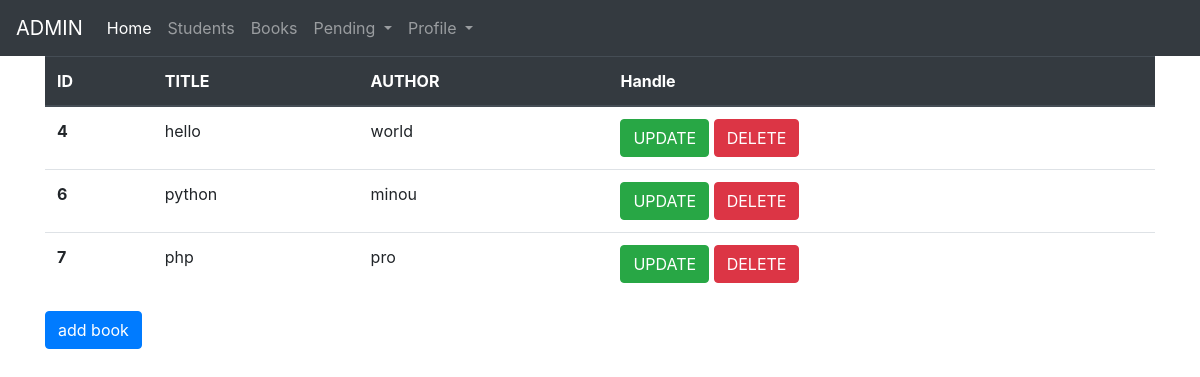
The app's page /admin/book.php with its own data.
### tables this page shows
CREATE TABLE `books` (
  `id` int(11) NOT NULL,
  `title` varchar(255) NOT NULL,
  `author` varchar(255) NOT NULL
);

### admin/book.php (the view, shortened to what this page needs)
<?php
include "header.php";
?>
<!DOCTYPE html>
<html>
<head>
</head>
<body>
<div class="container">
<table class="table">
  <thead class="thead-dark">
    <tr>
      <th scope="col">ID</th>
      <th scope="col">TITLE</th>
      <th scope="col">AUTHOR</th>
      <th scope="col">Handle</th>
    </tr>
  </thead>
  <tbody>
    <?php
$stmt="SELECT * from books";
$result=mysqli_query($conn,$stmt);
if ($result) {
	while ($row=mysqli_fetch_assoc($result)) {
		$id=$row['id'];
		$title=$row['title'];
    $author=$row['author'];
		echo '<tr>
      <th scope="row">'.$id.'</th>
      <td>'.$title.'</td>
      <td>'.$author.'</td>
      <td><a class="btn btn-success" href="bookprocess.php?page=update&id='.$id.'" >UPDATE</a>
			<a class="btn btn-danger" href="bookprocess.php?page=delete&id='.$id.'" >DELETE</a></td>
    </tr>' ;
	}
}
    ?>
  </tbody>
</table>
 <a href="bookprocess.php?page=add" class="btn btn-primary">add book</a>
</div>
</body>
</html>

### records on screen
books: id "4", title "hello", author "world"
books: id "6", title "python", author "minou"
books: id "7", title "php", author "pro"
